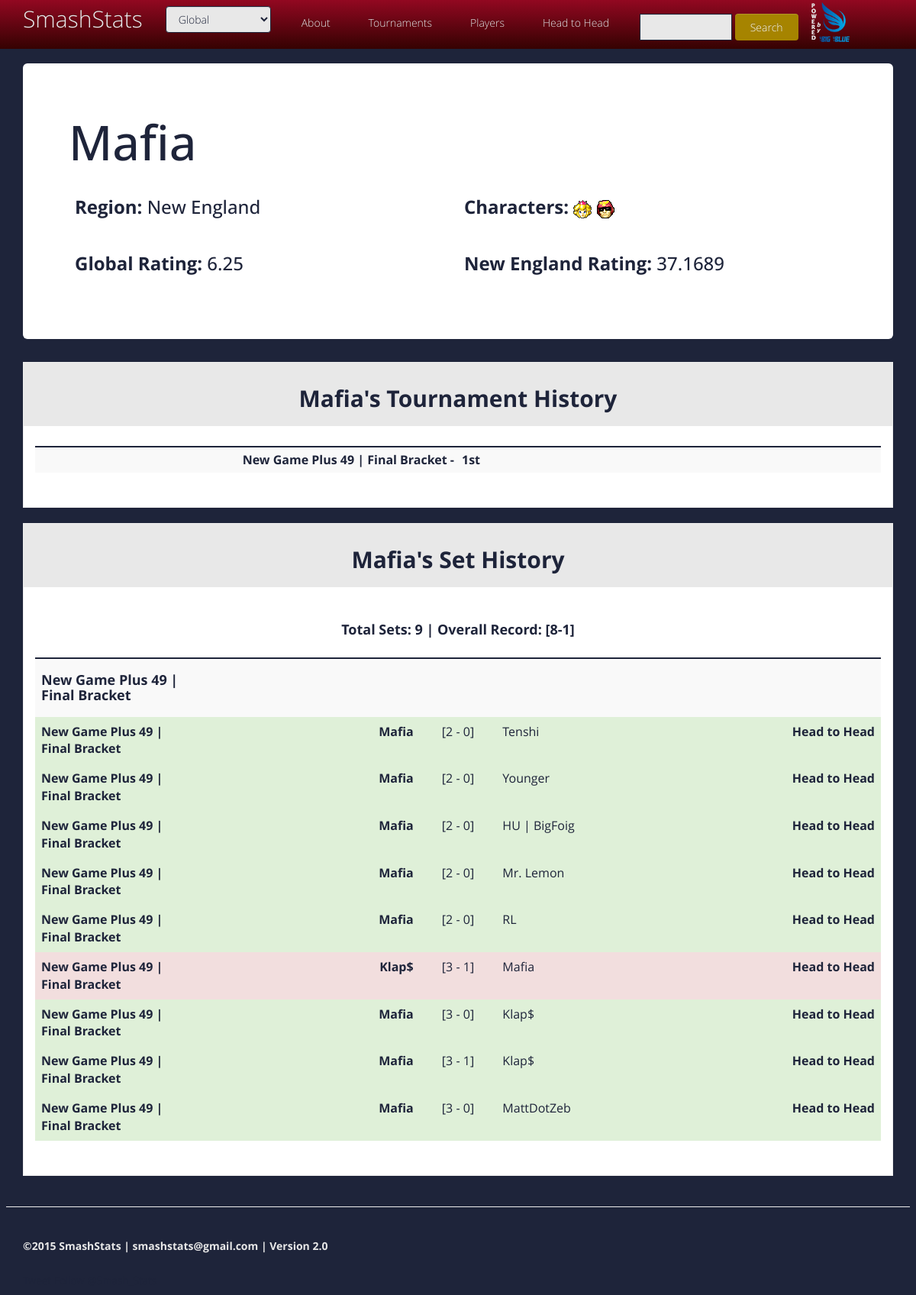
Page /user/Mafia on the committed database.
### app/models.py (models this page shows, shortened)
class User(db.Model):
  __tablename__ = 'user'
  id = db.Column(db.Integer, primary_key=True)
  tag = db.Column(db.String(128), index=True, unique=True)
  region_id = db.Column(db.Integer, db.ForeignKey('region.id'))
  trueskills = db.relationship("TrueSkill", order_by='TrueSkill.id', backref='user')
  characters = db.relationship("Character",
                              secondary=characters,
                              backref=db.backref("users", lazy="dynamic"),
                              lazy='dynamic')
  def get_won_sets(self):
    sets_won = Set.query.filter(Set.winner_tag==self.tag).order_by(Set.id).all()
    return sets_won
  def get_lost_sets(self):
    sets_lost = Set.query.filter(Set.loser_tag==self.tag).order_by(Set.id).all()
    return sets_lost
  def get_characters(self):
    all_characters = self.characters.all()
    processed_characters = []
    for i in range(len(all_characters)):
      char_name = all_characters[i]
      processed_characters.append(char_name)
    return processed_characters # This is a list of strings that represent Character objects

class Region(db.Model):
  __tablename__ = "region"
  id = db.Column(db.Integer, primary_key=True)
  region = db.Column(db.String(64), index=True, unique=True)
  users = db.relationship("User", order_by="User.id", backref="region")
  tournament_headers = db.relationship("TournamentHeader", order_by="Tournament.date", backref="region")
  tournaments = db.relationship("Tournament", order_by="Tournament.date", backref="region")
  def __str__(self):
    return self.region

class Character(db.Model):
  __tablename__ = 'character'
  id = db.Column(db.Integer, primary_key=True)
  name = db.Column(db.String(64), index=True)

class Placement(db.Model):
  __tablename__ = 'placement'
  tournament_id = db.Column(db.Integer, db.ForeignKey('tournament.id'),  primary_key=True)
  user_id = db.Column(db.Integer, db.ForeignKey('user.id'), primary_key=True)
  placement = db.Column(db.Integer)
  tournament_name = db.Column(db.String(256))
  seed = db.Column(db.Integer)
  user = db.relationship("User", backref=backref("tournament_assocs", cascade='all, delete-orphan'))
  tournament = db.relationship("Tournament", backref=backref("placements", cascade='all, delete-orphan'))

class Tournament(db.Model):
  __tablename__ = 'tournament'
  id = db.Column(db.Integer, primary_key=True)
  parent_id = db.Column(db.Integer, db.ForeignKey('tournament_header.id'))
  official_title =  db.Column(db.String(256), index=True)
  host = db.Column(db.String(128), index=True)
  url = db.Column(db.String(256), index=True)
  public_url = db.Column(db.String(256), index=True)
  entrants = db.Column(db.Integer)
  bracket_type = db.Column(db.String(128), index=True)
  game_type = db.Column(db.String(128), index=True)
  date = db.Column(db.Date)
  name = db.Column(db.String(256), index=True)
  region_id = db.Column(db.Integer, db.ForeignKey('region.id'))
  sets = db.relationship("Set", backref="tournament")
  def __repr__(self):
    return '<tournament: %s, region: %s, title: %s, host: %s, url: %s, public_url: %s, entrants: %s, bracket_type: %s, game_type: %s, date: %s, name: %s, sets: %s>' \
    % (self.name, self.region, self.official_title, self.host, self.url, self.public_url, self.entrants, self.bracket_type, self.game_type, self.date, self.name, len(self.sets))

class Set(db.Model):
  id = db.Column(db.Integer, primary_key=True)
  winner_id = db.Column(db.Integer)
  loser_id = db.Column(db.Integer)
  winner_tag = db.Column(db.String(64), index=True)
  loser_tag = db.Column(db.String(64), index=True)
  winner_score = db.Column(db.Integer)
  loser_score = db.Column(db.Integer)
  max_match_count = db.Column(db.Integer)
  total_matches = db.Column(db.Integer)
  matches = db.relationship('Match', backref="Set", lazy='dynamic')
  round_type = db.Column(db.Integer)
  tournament_id = db.Column(db.Integer, db.ForeignKey('tournament.id'))
  tournament_name = db.Column(db.String(256))

### app/views.py (the view)
@app.route('/user/<tag>')
@app.route('/user/<tag>/<int:page>')
def user(tag, page=1):
  tournaments_per_page = 10
  start_index = (page - 1) * tournaments_per_page
  end_index = start_index + tournaments_per_page
  user = User.query.filter(User.tag==tag).first()
  if user is None:
    flash('User %s not found.' % tag)
    return redirect(url_for('browse_users', region=g.region))
  user_characters = user.get_characters()
  user_sets_by_tournament = collections.OrderedDict()
  user_tournaments_sorted = sort_placementlist(user.tournament_assocs)
  placement_list = []
  sets_by_tournament = []
  for placement_obj in user_tournaments_sorted[start_index:end_index]:
    user_placement = UserPlacements(placement_obj.tournament_name)
    user_placement.placement = convert_placement(placement_obj.placement)
    user_placement.seed = placement_obj.seed
    user_placement.tournament = placement_obj.tournament
    placement_list.append(user_placement)
    user_tournament_sets = UserTournamentSets(placement_obj.tournament)
    user_tournament_sets.tournament_name = user_tournament_sets.tournament.name
    user_tournament_sets.sets = Set.query.filter(and_(Set.tournament_name==user_tournament_sets.tournament_name, or_(Set.winner_tag==user.tag, Set.loser_tag==user.tag))).order_by(Set.id).all()
    sets_by_tournament.append(user_tournament_sets)
  user_set_wins = len(user.get_won_sets())
  user_set_losses = len(user.get_lost_sets())
  return render_template("user.html",
                        user=user,
                        user_set_wins=user_set_wins,
                        user_set_losses=user_set_losses,
                        user_characters=user_characters,
                        user_tournaments_sorted=user_tournaments_sorted,
                        placement_list=placement_list,
                        sets_by_tournament=sets_by_tournament,
                        page=page,
                        tournaments_per_page=tournaments_per_page)

### app/forms.py
class SearchForm(Form):
  search = StringField('search', validators=[InputRequired()])

class RegionSelect(Form):
  region_name = SelectField('region_name', choices=regionlist, coerce=str)

### app/models.py (called while the page is built)
  def __repr__(self):
    return '<TournamentHeader: %s, region: %s, title: %s, host: %s, url: %s, entrants: %s, game_type: %s, date: %s, name: %s, sub_tournaments: %s' \
    % (self.name, self.region, self.official_title, self.host, self.url, self.entrants, self.game_type, self.date, self.name, self.sub_tournaments)

### app/views.py (called while the page is built)
@app.before_request
def before_request():
  g.search_form = SearchForm()
  if 'region_name' in session:
    g.region = session['region_name']
  else:
    g.region = "Global"
  g.region_form = RegionSelect(region_name=g.region)

### h2h_stats_functions.py (called while the page is built)
def convert_placement(integer):
  if integer % 10 == 1:
    if integer != 11:
      placement = str(integer) + "st"
    else:
      placement = "11th"
  elif integer % 10 == 2:
    if integer != 12:
      placement = str(integer) + "nd"
    else:
      placement = "12th"
  elif integer % 10 == 3:
    if integer != 13:
      placement = str(integer) + "rd"
    else:
      placement = "13th"
  else:
    placement = str(integer) + "th"
  return placement

### sort_utils.py (called while the page is built)
def sort_placementlist(placementlist):
  sorted_placementlist = sorted(placementlist, key=attrgetter('tournament.date', 'tournament.name'), reverse=True)
  return sorted_placementlist

### app/templates/user.html (shortened to what this page needs)
{% extends "base.html" %}
{% block content %}
<div class="container">
  <header class="jumbotron">
    <h1><a href="{{url_for("user", tag=user.tag)}}">{{user.tag}}</a></h1>
    <table class="table borderless">
    <tr>
      <td>
        <h3>
        {% if user.region %}
          <b>Region: </b><a href="{{url_for("region", region=user.region)}}">{{user.region}}</a>
        {% else %}
          <b>Region: </b> None
        {% endif %}
        </h3>
      </td>
      <td class="col-sm-6">
        <h3>
          <b>Characters:</b>
          {% if user.characters.all()|length > 0 %}
            {% for character in user.characters.all() %}
              {% set character_name = character.name %}
              {% include "char_icon.html" %}
            {% endfor %}
          {% else %}
            {% set character_name = "Unknown" %}
          {% endif %}
        </h3>
      </td>
    </tr>
      <tr>
        <td>
          <h3><b>{{user.trueskills[0].region}} Rating:</b> {{user.trueskills[0].cons_mu|round(4, 'common')}}  </h3>
        </td>
        {% if user.trueskills[1] %}
          <td>
            <h3><b>{{user.trueskills[1].region}} Rating:</b> {{user.trueskills[1].cons_mu|round(4, 'common')}}  </h3>
          </td>
        {% endif %}
    </table>
  </header>
  <div class="panel panel-default">
  <div class="panel-heading">
    <h2><b> {{user.tag}}'s Tournament History </b></h2>
  </div>
  <div class="panel-body">
    <table class="table bootstrap-datatable table-condensed table-striped table-hover">
      <thead>
        <tr>
          <th></th>
          <th></th>
        </tr>
      </thead>
      {% for user_placement in placement_list %}
      <tr>
        <td class="col-sm-6 text-right"><b><a href="{{url_for('tournament', tournament_header=user_placement.tournament.header.name, sub_tournament=user_placement.tournament_name)}}">{{user_placement.tournament_name}}</a> - </b></td>
        <td class="col-sm-6 text-left">
          <b>{{user_placement.placement}}</b>
        </td>
      </tr>
      {% endfor %}
    </table>
    {% set next_page = page + 1 %}
    {% set prev_page = page - 1 %}
    {% set has_prev_page = prev_page >= 1 %}
    {% set has_next_page = user_tournaments_sorted|length / tournaments_per_page > page %}
  </div>
  </div>
  <div class="panel panel-default">
  <div class="panel-heading">
    <h2><b>{{user.tag}}'s Set History</b></h2>
  </div>
  <div class="panel-body">
    <table class="table bootstrap-datatable table-striped table-hover">
      <b><h4 class="text-center">Total Sets: {{user_set_wins + user_set_losses}} | Overall Record: [{{user_set_wins}}-{{user_set_losses}}]</b></h4>
      <thead>
        <tr>
          <th></th>
          <th></th>
          <th></th>
          <th></th>
          <th></th>
        </tr>
      </thead>
      <tbody>
        {% for tournament in sets_by_tournament %}
          <tr>
            <td><h4><a href="{{url_for('tournament', tournament_header=tournament.tournament.header, sub_tournament=tournament.tournament_name)}}"><b>{{tournament.tournament_name}}</b></a></h4></td>
            <td></td>
            <td></td>
            <td></td>
            <td></td>
          </tr>
          {% for set in tournament.sets %}
            {% include 'set.html' %}
          {% endfor %}
        {% endfor %}
      </tbody>
    </table>
  </div>
  </div>
</div>
{% endblock %}

### app/templates/char_icon.html
{% if character_name %}
	<a href="{{url_for('character', character=character_name)}}">
		<img src="{{url_for('static', filename='char_icons/' + character_name + '.png')}}", alt={{character_name}}>
	</a>
{% endif %}

### app/templates/set.html
{% if user %}
	{% if user.tag == set.winner_tag %}
		<tr class="success">
	{% else %}
		<tr class="danger">
	{% endif %}
{% elif user1 %}
	{% if user1.tag == set.winner_tag %}
		<tr class="success">
	{% else %}
		<tr class="danger">
	{% endif %}
{% else %}
	<tr>
{% endif %}
<h5><b>
	<td class="col-md-2 mobile-horizontal-overflow-set horizontal-overflow"><b>
		{% if set.tournament_name != "Non-Tourney" %}
			<a href="{{url_for("tournament", tournament_header=tournament_header, sub_tournament=set.tournament_name)}}">{{set.tournament_name}}</a>
		{% else %}
			{{set.tournament_name}}
		{% endif %}
	</b></td>
	<td class="col-md-3 text-right mobile-horizontal-overflow-set horizontal-overflow">
		<a href="{{url_for("user", tag=set.winner_tag)}}"><b>{{ set.winner_tag }}</b></a>
  	</td>
	<td class="col-md-1 text-center mobile-horizontal-overflow-set horizontal-overflow">
		[{{ set.winner_score }} - {{ set.loser_score }}]
	</td>
 	<td class="col-md-3 text-left mobile-horizontal-overflow-set horizontal-overflow">
		<a href="{{url_for("user", tag=set.loser_tag)}}">{{ set.loser_tag }}</a>
	</td>
	<td class="col-md-2 text-right mobile-horizontal-overflow-set horizontal-overflow">
  		<a href="{{url_for("head_to_head", tag1=set.winner_tag, tag2=set.loser_tag)}}"><b>Head to Head</b></a>
	</td>
</b></h5></tr>
  {% set total_matches = set.total_matches -%}

### app/static/enno/css/style.css (style rules this page uses)
body { font-family:'Open Sans', Arial, sans-serif; font-size:14px; font-weight:300; line-height:1.6em; color:#1E243A; background-color:#1E243A; }
hi,h2,h3,h4,h5,h6 { color:#1E243A; line-height:1.1em; }
a { text-decoration:none; transition: all 0.1s ease-in-out; -moz-transition: all 0.1s ease-in-out; -webkit-transition: all 0.1s ease-in-out; -o-transition: all 0.1s ease-in-out; outline: none; color:#1E243A; }
.text-center { text-align:center; margin-top:30px; }
.panel { margin-top:20px; margin-bottom: 20px; background-color: #fff; border:#eee 1px solid transparent; border-radius: 0; -webkit-box-shadow: none; box-shadow: none; }
.panel-heading { padding: 10px 15px; border-bottom: 1px solid transparent; border-top-left-radius: 0; border-top-right-radius: 0; text-align:center; }
.panel-default { border-color: #eee; border-bottom-color:#eee; }
.panel-default > .panel-heading { color: #1E243A; background-color: #36CBD4; border-color: #fff; }
.inner-footer ul li,a { list-style:none; }

### app/static/enno/css/overwrite.css (style rules this page uses)
select, textarea, input[type="text"], input[type="password"], input[type="datetime"], input[type="datetime-local"], input[type="date"], input[type="month"], input[type="time"], input[type="week"], input[type="number"], input[type="email"], input[type="url"], input[type="search"], input[type="tel"], input[type="color"], .uneditable-input { -webkit-border-radius: 0; -moz-border-radius: 0; border-radius: 0; }

### rows in the picture
User: tag "Mafia"
Region: region "New England"
Character: name (picture)
Character: name (picture)
Placement: tournament_name "New Game Plus 49 | Final Bracket", placement "1st"
Tournament: tournament_name "New Game Plus 49 | Final Bracket"
Set: tournament_name "New Game Plus 49 | Final Bracket", winner_tag "Mafia", winner_score "2", loser_score "0", loser_tag "Tenshi"
Set: tournament_name "New Game Plus 49 | Final Bracket", winner_tag "Mafia", winner_score "2", loser_score "0", loser_tag "Younger"
Set: tournament_name "New Game Plus 49 | Final Bracket", winner_tag "Mafia", winner_score "2", loser_score "0", loser_tag "HU | BigFoig"
Set: tournament_name "New Game Plus 49 | Final Bracket", winner_tag "Mafia", winner_score "2", loser_score "0", loser_tag "Mr. Lemon"
Set: tournament_name "New Game Plus 49 | Final Bracket", winner_tag "Mafia", winner_score "2", loser_score "0", loser_tag "RL"
Set: tournament_name "New Game Plus 49 | Final Bracket", winner_tag "Klap$", winner_score "3", loser_score "1", loser_tag "Mafia"
Set: tournament_name "New Game Plus 49 | Final Bracket", winner_tag "Mafia", winner_score "3", loser_score "0", loser_tag "Klap$"
Set: tournament_name "New Game Plus 49 | Final Bracket", winner_tag "Mafia", winner_score "3", loser_score "1", loser_tag "Klap$"
Set: tournament_name "New Game Plus 49 | Final Bracket", winner_tag "Mafia", winner_score "3", loser_score "0", loser_tag "MattDotZeb"

### other values in the picture
{{ user.trueskills[0].region }} "Global"
{{ user.trueskills[0].cons_mu|round(4, 'common') }} "6.25"
{{ user.trueskills[1].cons_mu|round(4, 'common') }} "37.1689"
{{ user_set_wins + user_set_losses }} "9"
{{ user_set_wins }} "8"
{{ user_set_losses }} "1"
